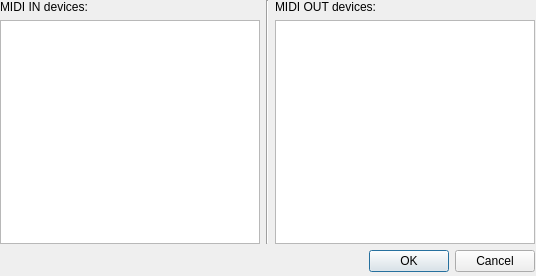
<ui version="4.0" >
 <class>MidiSetupDialog</class>
 <widget class="QDialog" name="MidiSetupDialog" >
  <property name="geometry" >
   <rect>
    <x>0</x>
    <y>0</y>
    <width>536</width>
    <height>276</height>
   </rect>
  </property>
  <property name="windowTitle" >
   <string>MIDI Setup</string>
  </property>
  <widget class="QWidget" name="layoutWidget" >
   <property name="geometry" >
    <rect>
     <x>0</x>
     <y>0</y>
     <width>535</width>
     <height>272</height>
    </rect>
   </property>
   <layout class="QVBoxLayout" >
    <property name="margin" >
     <number>0</number>
    </property>
    <property name="spacing" >
     <number>6</number>
    </property>
    <item>
     <layout class="QHBoxLayout" >
      <property name="margin" >
       <number>0</number>
      </property>
      <property name="spacing" >
       <number>6</number>
      </property>
      <item>
       <layout class="QVBoxLayout" >
        <property name="margin" >
         <number>0</number>
        </property>
        <property name="spacing" >
         <number>6</number>
        </property>
        <item>
         <widget class="QLabel" name="midi_in_label" >
          <property name="text" >
           <string>MIDI IN devices:</string>
          </property>
         </widget>
        </item>
        <item>
         <widget class="QListWidget" name="midi_in_list" />
        </item>
       </layout>
      </item>
      <item>
       <widget class="Line" name="line" >
        <property name="orientation" >
         <enum>Qt::Vertical</enum>
        </property>
       </widget>
      </item>
      <item>
       <layout class="QVBoxLayout" >
        <property name="margin" >
         <number>0</number>
        </property>
        <property name="spacing" >
         <number>6</number>
        </property>
        <item>
         <widget class="QLabel" name="midi_out_label" >
          <property name="text" >
           <string>MIDI OUT devices:</string>
          </property>
         </widget>
        </item>
        <item>
         <widget class="QListWidget" name="midi_out_list" />
        </item>
       </layout>
      </item>
     </layout>
    </item>
    <item>
     <widget class="QDialogButtonBox" name="buttonBox" >
      <property name="orientation" >
       <enum>Qt::Horizontal</enum>
      </property>
      <property name="standardButtons" >
       <set>QDialogButtonBox::Cancel|QDialogButtonBox::NoButton|QDialogButtonBox::Ok</set>
      </property>
     </widget>
    </item>
   </layout>
  </widget>
 </widget>
 <resources/>
 <connections>
  <connection>
   <sender>buttonBox</sender>
   <signal>accepted()</signal>
   <receiver>MidiSetupDialog</receiver>
   <slot>accept()</slot>
   <hints>
    <hint type="sourcelabel" >
     <x>248</x>
     <y>254</y>
    </hint>
    <hint type="destinationlabel" >
     <x>157</x>
     <y>274</y>
    </hint>
   </hints>
  </connection>
  <connection>
   <sender>buttonBox</sender>
   <signal>rejected()</signal>
   <receiver>MidiSetupDialog</receiver>
   <slot>reject()</slot>
   <hints>
    <hint type="sourcelabel" >
     <x>316</x>
     <y>260</y>
    </hint>
    <hint type="destinationlabel" >
     <x>286</x>
     <y>274</y>
    </hint>
   </hints>
  </connection>
 </connections>
</ui>
